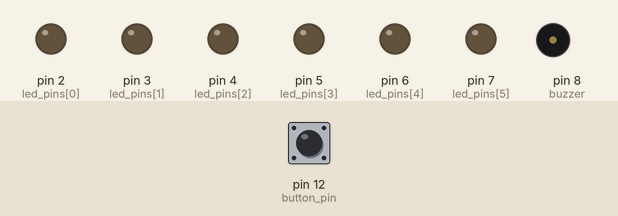
This sketch was run on a simulated Arduino Uno, built with avr-gcc and run on an emulated ATmega328P. On the bench: output pins drawn as LEDs (lit = HIGH), buzzer (waves = sounding). Inputs (shaded band) come from the test bench; at power-on: pin 12 (button_pin) LOW.

Above: at 1.2 s.
1.3 s: pin 12 (button_pin) pulled HIGH for 0.15 s
At 1.45 s:
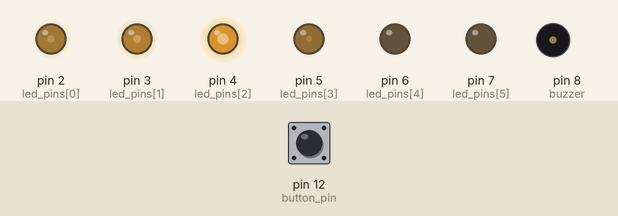
At 2.05 s:
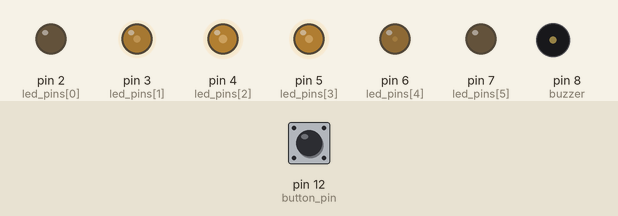
4.3 s: pin 12 (button_pin) pulled HIGH for 1 s
At 4.75 s:
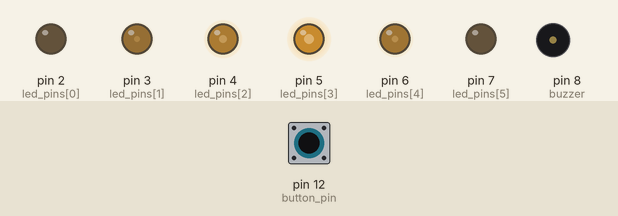
7.3 s: pin 12 (button_pin) pulled HIGH for 3.2 s
12.1 s: pin 12 (button_pin) pulled HIGH for 0.15 s
At 12.61 s:
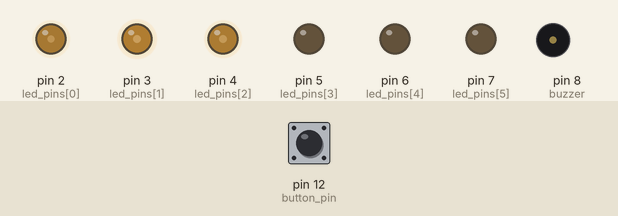
Timing chart, 0 to 13.2 s (numbered marks = the images above; inputs shaded):
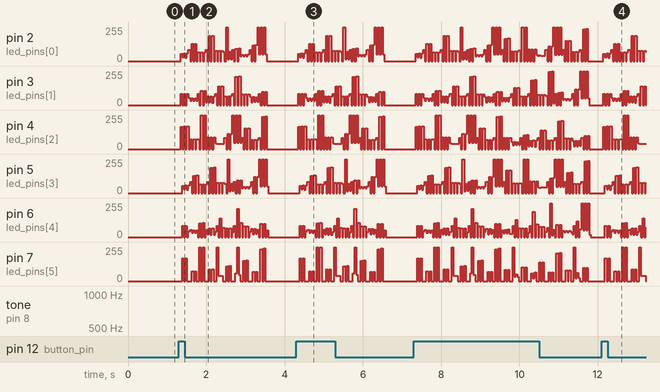

The sketch:

pumpkin.ino
```cpp
int led_pins[] = {2,3,4,5,6,7};
int button_pin = 12;
const long DELAY = 10;

int buzzer = 8;


void setup() {
  for (int i=0; i < 6; i++) {
    pinMode(led_pins[i], OUTPUT);
  }
  pinMode(buzzer, OUTPUT);
  pinMode(button_pin, INPUT);

  digitalWrite(13, HIGH);

}

void loop(){
    if(digitalRead(button_pin) == HIGH) {
          digitalWrite(13, LOW);

       playSound(10);
       digitalWrite(13, HIGH);
    }

}

void playSound(int times) {
  int degrees = 1;
  int basefreq = 440;
  int duration = 2;
  int slices = 100;

  for (int i = 0 ; i < times ; i++) {

    for(int j=0 ;  j < slices ; j++ ) {

      int thisLED = (j / 6) % 6;
      digitalWrite(led_pins[thisLED], HIGH);

      float angle = j*2*PI/slices;
      float freq = basefreq * (1 + sin(angle));
      tone(buzzer, freq);

      delay(duration);
      digitalWrite(led_pins[thisLED], LOW);
    }
    noTone(buzzer);

  }
}
```
